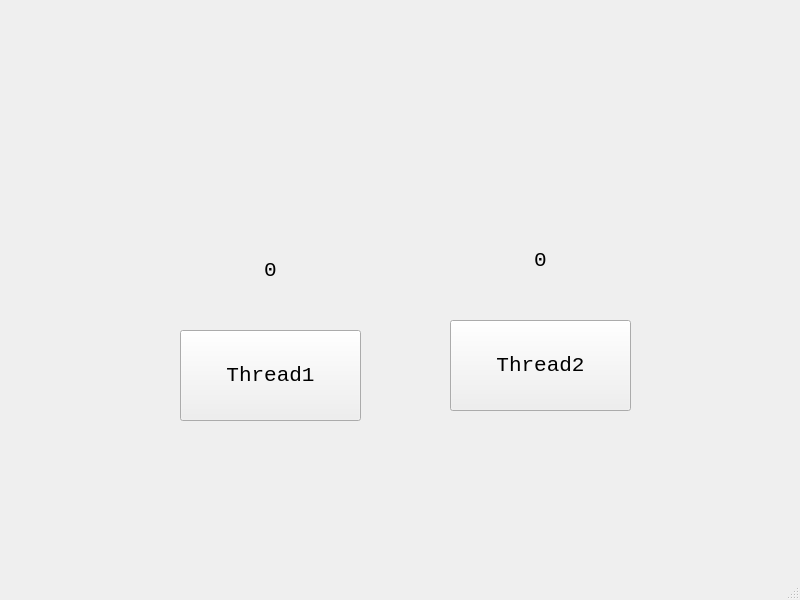
<?xml version="1.0" encoding="UTF-8"?>
<ui version="4.0">
 <class>ThreadTest</class>
 <widget class="QMainWindow" name="ThreadTest">
  <property name="geometry">
   <rect>
    <x>0</x>
    <y>0</y>
    <width>800</width>
    <height>600</height>
   </rect>
  </property>
  <property name="windowTitle">
   <string>測試多執行續</string>
  </property>
  <widget class="QWidget" name="centralwidget">
   <widget class="QLabel" name="lbl_Thread1">
    <property name="geometry">
     <rect>
      <x>200</x>
      <y>220</y>
      <width>141</width>
      <height>101</height>
     </rect>
    </property>
    <property name="font">
     <font>
      <family>Consolas</family>
      <pointsize>16</pointsize>
     </font>
    </property>
    <property name="cursor">
     <cursorShape>ArrowCursor</cursorShape>
    </property>
    <property name="text">
     <string>0</string>
    </property>
    <property name="alignment">
     <set>Qt::AlignCenter</set>
    </property>
   </widget>
   <widget class="QPushButton" name="btn_Thread1">
    <property name="geometry">
     <rect>
      <x>180</x>
      <y>330</y>
      <width>181</width>
      <height>91</height>
     </rect>
    </property>
    <property name="font">
     <font>
      <family>Consolas</family>
      <pointsize>16</pointsize>
     </font>
    </property>
    <property name="text">
     <string>Thread1</string>
    </property>
   </widget>
   <widget class="QLabel" name="lbl_Thread2">
    <property name="geometry">
     <rect>
      <x>470</x>
      <y>210</y>
      <width>141</width>
      <height>101</height>
     </rect>
    </property>
    <property name="font">
     <font>
      <family>Consolas</family>
      <pointsize>16</pointsize>
     </font>
    </property>
    <property name="cursor">
     <cursorShape>ArrowCursor</cursorShape>
    </property>
    <property name="text">
     <string>0</string>
    </property>
    <property name="alignment">
     <set>Qt::AlignCenter</set>
    </property>
   </widget>
   <widget class="QPushButton" name="btn_Thread2">
    <property name="geometry">
     <rect>
      <x>450</x>
      <y>320</y>
      <width>181</width>
      <height>91</height>
     </rect>
    </property>
    <property name="font">
     <font>
      <family>Consolas</family>
      <pointsize>16</pointsize>
     </font>
    </property>
    <property name="text">
     <string>Thread2</string>
    </property>
   </widget>
  </widget>
  <widget class="QStatusBar" name="statusbar"/>
 </widget>
 <resources/>
 <connections/>
</ui>
